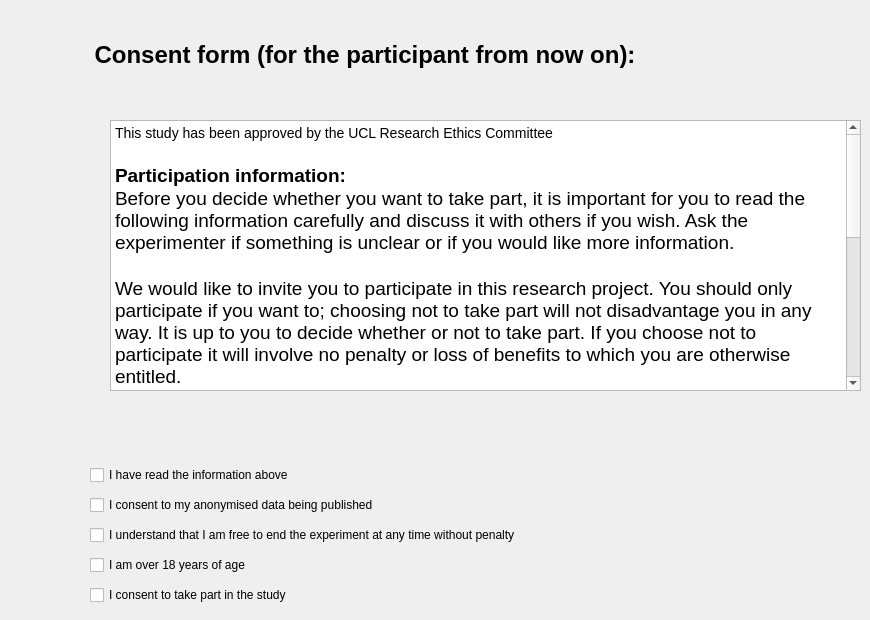
    <widget class="QWidget" name="consentForm">
     <widget class="QTextBrowser" name="consentFormText">
      <property name="geometry">
       <rect>
        <x>110</x>
        <y>120</y>
        <width>751</width>
        <height>271</height>
       </rect>
      </property>
      <property name="html">
       <string>&lt;!DOCTYPE HTML PUBLIC &quot;-//W3C//DTD HTML 4.0//EN&quot; &quot;http://www.w3.org/TR/REC-html40/strict.dtd&quot;&gt;
&lt;html&gt;&lt;head&gt;&lt;meta name=&quot;qrichtext&quot; content=&quot;1&quot; /&gt;&lt;style type=&quot;text/css&quot;&gt;
p, li { white-space: pre-wrap; }
&lt;/style&gt;&lt;/head&gt;&lt;body style=&quot; font-family:'Arial'; font-size:14pt; font-weight:400; font-style:normal;&quot;&gt;
&lt;p style=&quot; margin-top:0px; margin-bottom:0px; margin-left:0px; margin-right:0px; -qt-block-indent:0; text-indent:0px;&quot;&gt;&lt;span style=&quot; font-size:large;&quot;&gt;This study has been approved by the UCL Research Ethics Committee&lt;/span&gt;&lt;/p&gt;
&lt;p style=&quot;-qt-paragraph-type:empty; margin-top:0px; margin-bottom:0px; margin-left:0px; margin-right:0px; -qt-block-indent:0; text-indent:0px;&quot;&gt;&lt;br /&gt;&lt;/p&gt;
&lt;p style=&quot; margin-top:0px; margin-bottom:0px; margin-left:0px; margin-right:0px; -qt-block-indent:0; text-indent:0px;&quot;&gt;&lt;span style=&quot; font-weight:600;&quot;&gt;Participation information:&lt;/span&gt;&lt;/p&gt;
&lt;p style=&quot; margin-top:0px; margin-bottom:0px; margin-left:0px; margin-right:0px; -qt-block-indent:0; text-indent:0px;&quot;&gt;Before you decide whether you want to take part, it is important for you to read the following information carefully and discuss it with others if you wish. Ask the experimenter if something is unclear or if you would like more information.&lt;/p&gt;
&lt;p style=&quot;-qt-paragraph-type:empty; margin-top:0px; margin-bottom:0px; margin-left:0px; margin-right:0px; -qt-block-indent:0; text-indent:0px;&quot;&gt;&lt;br /&gt;&lt;/p&gt;
&lt;p style=&quot; margin-top:0px; margin-bottom:0px; margin-left:0px; margin-right:0px; -qt-block-indent:0; text-indent:0px;&quot;&gt;We would like to invite you to participate in this research project. You should only participate if you want to; choosing not to take part will not disadvantage you in any way. It is up to you to decide whether or not to take part. If you choose not to participate it will involve no penalty or loss of benefits to which you are otherwise entitled. &lt;/p&gt;
&lt;p style=&quot;-qt-paragraph-type:empty; margin-top:0px; margin-bottom:0px; margin-left:0px; margin-right:0px; -qt-block-indent:0; text-indent:0px;&quot;&gt;&lt;br /&gt;&lt;/p&gt;
&lt;p style=&quot; margin-top:0px; margin-bottom:0px; margin-left:0px; margin-right:0px; -qt-block-indent:0; text-indent:0px;&quot;&gt;&lt;span style=&quot; text-decoration: underline;&quot;&gt;If you decide to take part you will be asked to electronically sign a consent form by ticking the check boxes at the bottom of this page.&lt;/span&gt; If you decide to take part you are still free to withdraw at any time and without giving a reason. &lt;/p&gt;
&lt;p style=&quot;-qt-paragraph-type:empty; margin-top:0px; margin-bottom:0px; margin-left:0px; margin-right:0px; -qt-block-indent:0; text-indent:0px;&quot;&gt;&lt;br /&gt;&lt;/p&gt;
&lt;p style=&quot; margin-top:0px; margin-bottom:0px; margin-left:0px; margin-right:0px; -qt-block-indent:0; text-indent:0px;&quot;&gt;&lt;span style=&quot; font-weight:600;&quot;&gt;What will happen in the study?&lt;/span&gt;&lt;/p&gt;
&lt;p style=&quot; margin-top:0px; margin-bottom:0px; margin-left:0px; margin-right:0px; -qt-block-indent:0; text-indent:0px;&quot;&gt;In this study, you will be presented with trials with different objects that unlock different rooms in a castle. Different rooms have different probabilities of yielding treasure. Your aim is to open the objects so that you obtain the most treasure possible.&lt;/p&gt;
&lt;p style=&quot;-qt-paragraph-type:empty; margin-top:0px; margin-bottom:0px; margin-left:0px; margin-right:0px; -qt-block-indent:0; text-indent:0px;&quot;&gt;&lt;br /&gt;&lt;/p&gt;
&lt;p style=&quot; margin-top:0px; margin-bottom:0px; margin-left:0px; margin-right:0px; -qt-block-indent:0; text-indent:0px;&quot;&gt;&lt;span style=&quot; font-weight:600;&quot;&gt;Information privacy:&lt;/span&gt;&lt;/p&gt;
&lt;p style=&quot; margin-top:0px; margin-bottom:0px; margin-left:0px; margin-right:0px; -qt-block-indent:0; text-indent:0px;&quot;&gt;All data will be collected and stored in accordance with the Data Protection Act 2018.&lt;/p&gt;
&lt;p style=&quot; margin-top:0px; margin-bottom:0px; margin-left:0px; margin-right:0px; -qt-block-indent:0; text-indent:0px;&quot;&gt;&lt;span style=&quot; text-decoration: underline;&quot;&gt;Your data will be anonymised&lt;/span&gt;.&lt;/p&gt;
&lt;p style=&quot;-qt-paragraph-type:empty; margin-top:0px; margin-bottom:0px; margin-left:0px; margin-right:0px; -qt-block-indent:0; text-indent:0px;&quot;&gt;&lt;br /&gt;&lt;/p&gt;
&lt;p style=&quot; margin-top:0px; margin-bottom:0px; margin-left:0px; margin-right:0px; -qt-block-indent:0; text-indent:0px;&quot;&gt;If you have any issues or questions, please contact the experimenter or the PALS department.&lt;/p&gt;&lt;/body&gt;&lt;/html&gt;</string>
      </property>
     </widget>
     <widget class="QWidget" name="checkBoxesContainer" native="true">
      <property name="geometry">
       <rect>
        <x>80</x>
        <y>450</y>
        <width>770</width>
        <height>161</height>
       </rect>
      </property>
      <widget class="QCheckBox" name="checkConsent">
       <property name="geometry">
        <rect>
         <x>10</x>
         <y>130</y>
         <width>739</width>
         <height>30</height>
        </rect>
       </property>
       <property name="text">
        <string>I consent to take part in the study</string>
       </property>
      </widget>
      <widget class="QCheckBox" name="checkRead">
       <property name="geometry">
        <rect>
         <x>10</x>
         <y>10</y>
         <width>500</width>
         <height>30</height>
        </rect>
       </property>
       <property name="text">
        <string>I have read the information above</string>
       </property>
      </widget>
      <widget class="QCheckBox" name="checkAnonymised">
       <property name="geometry">
        <rect>
         <x>10</x>
         <y>40</y>
         <width>739</width>
         <height>30</height>
        </rect>
       </property>
       <property name="text">
        <string>I consent to my anonymised data being published</string>
       </property>
       <property name="tristate">
        <bool>false</bool>
       </property>
      </widget>
      <widget class="QCheckBox" name="checkAge">
       <property name="geometry">
        <rect>
         <x>10</x>
         <y>100</y>
         <width>739</width>
         <height>30</height>
        </rect>
       </property>
       <property name="text">
        <string>I am over 18 years of age</string>
       </property>
      </widget>
      <widget class="QCheckBox" name="checkEndExp">
       <property name="geometry">
        <rect>
         <x>10</x>
         <y>70</y>
         <width>739</width>
         <height>30</height>
        </rect>
       </property>
       <property name="text">
        <string>I understand that I am free to end the experiment at any time without penalty</string>
       </property>
      </widget>
     </widget>
     <widget class="QLabel" name="consentFormTitle">
      <property name="geometry">
       <rect>
        <x>40</x>
        <y>30</y>
        <width>650</width>
        <height>50</height>
       </rect>
      </property>
      <property name="font">
       <font>
        <pointsize>18</pointsize>
        <weight>75</weight>
        <bold>true</bold>
       </font>
      </property>
      <property name="text">
       <string>Consent form (for the participant from now on):</string>
      </property>
      <property name="alignment">
       <set>Qt::AlignCenter</set>
      </property>
     </widget>
    </widget>
